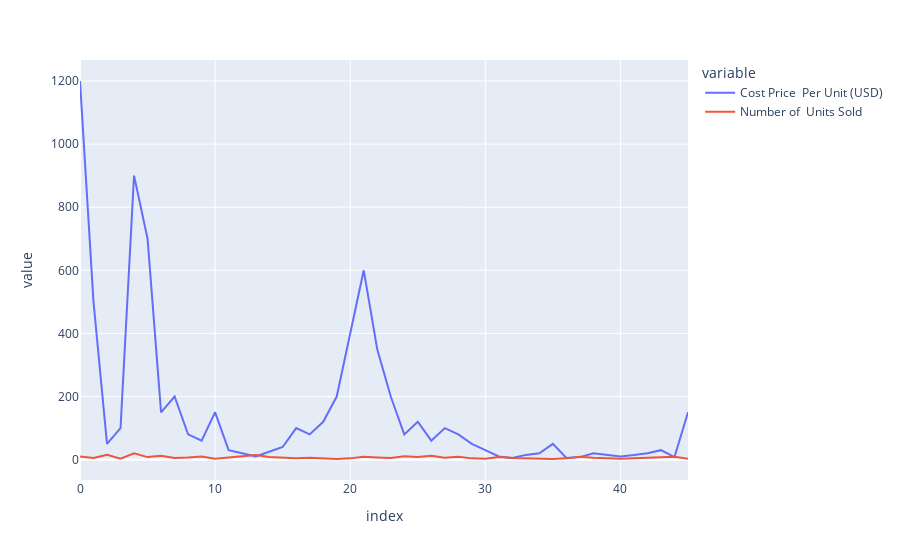

Source (notebook cell):
### Code cell
px.line(df[['Cost Price \nPer Unit (USD)','Number of \nUnits Sold']])

### Figure 1 — Plotly figure (JSON) as saved in the notebook; plotly's stock layout.template omitted (floating-point values rounded to 4 significant figures)
{"data": [{"hovertemplate": "variable=Cost Price \nPer Unit (USD)<br>index=%{x}<br>value=%{y}<extra></extra>", "legendgroup": "Cost Price \nPer Unit (USD)", "line": {"color": "#636efa", "dash": "solid"}, "marker": {"symbol": "circle"}, "mode": "lines", "name": "Cost Price \nPer Unit (USD)", "orientation": "v", "showlegend": true, "type": "scatter", "x": [0, 1, 2, 3, 4, 5, 6, 7, 8, 9, 10, 11, 12, 13, 14, 15, 16, 17, 18, 19, 20, 21, 22, 23, 24, 25, 26, 27, 28, 29, 30, 31, 32, 33, 34, 35, 36, 37, 38, 39, 40, 41, 42, 43, 44, 45], "xaxis": "x", "y": [1200, 500, 50, 100, 900, 700, 150, 200, 80, 60, 150, 30, 20, 10, 25, 40, 100, 80, 120, 200, 400, 600, 350, 200, 80, 120, 60, 100, 80, 50, 30, 10, 5, 15, 20, 50, 5, 8, 20, 15, 10, 15, 20, 30, 8, 150], "yaxis": "y"}, {"hovertemplate": "variable=Number of \nUnits Sold<br>index=%{x}<br>value=%{y}<extra></extra>", "legendgroup": "Number of \nUnits Sold", "line": {"color": "#EF553B", "dash": "solid"}, "marker": {"symbol": "circle"}, "mode": "lines", "name": "Number of \nUnits Sold", "orientation": "v", "showlegend": true, "type": "scatter", "x": [0, 1, 2, 3, 4, 5, 6, 7, 8, 9, 10, 11, 12, 13, 14, 15, 16, 17, 18, 19, 20, 21, 22, 23, 24, 25, 26, 27, 28, 29, 30, 31, 32, 33, 34, 35, 36, 37, 38, 39, 40, 41, 42, 43, 44, 45], "xaxis": "x", "y": [10, 5, 15, 3, 20, 8, 12, 5, 7, 10, 3, 7, 12, 15, 8, 5, 4, 6, 3, 2, 4, 9, 7, 5, 11, 8, 12, 6, 9, 4, 3, 8, 5, 4, 3, 2, 4, 9, 6, 4, 3, 4, 5, 7, 9, 3], "yaxis": "y"}], "layout": {"legend": {"title": {"text": "variable"}, "tracegroupgap": 0}, "margin": {"t": 60}, "xaxis": {"anchor": "y", "domain": [0, 1], "title": {"text": "index"}}, "yaxis": {"anchor": "x", "domain": [0, 1], "title": {"text": "value"}}}}
